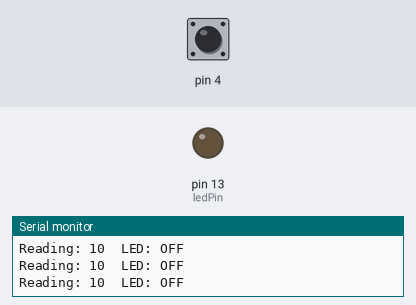
Bench run of a sketch on a simulated Arduino Uno, built with avr-gcc and run on an emulated ATmega328P. Parts: output pins drawn as LEDs (lit = HIGH), the last lines printed to the serial monitor. Dashed ring = blinking. The inputs (shaded band) are chosen by the test bench; at power-on: pin 4 HIGH.

Above: at 1.2 s.
1.3 s: pin 4 pulled LOW for 0.15 s
At 1.39 s:
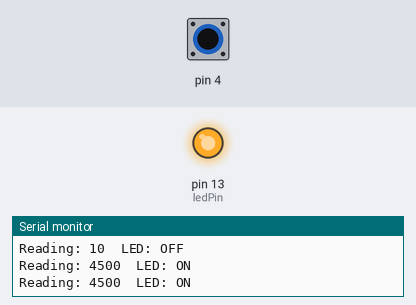
2.9 s: pin 4 pulled LOW for 1 s
At 4.8 s:
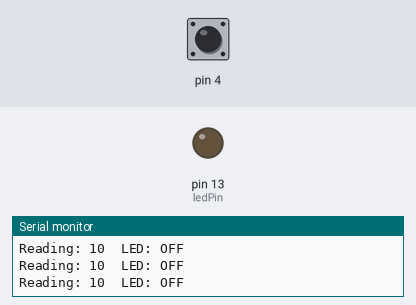
6.9 s: pin 4 pulsed LOW 2 times (0.12 s each, 0.3 s apart)
At 6.98 s:
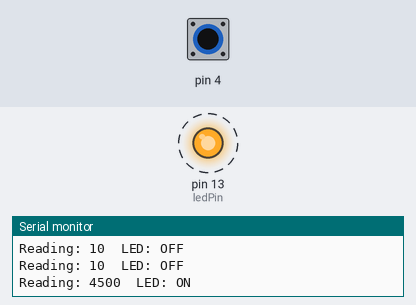
10.5 s: pin 4 driven LOW
At 11.5 s:
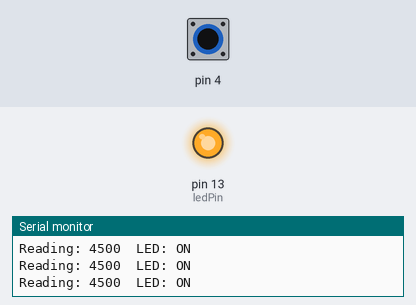
13.5 s: pin 4 driven HIGH
At 14.8 s:
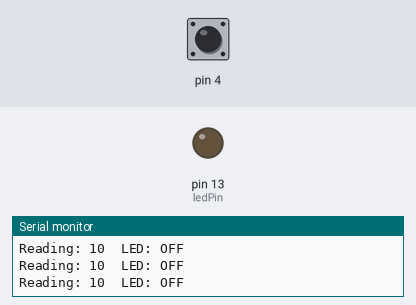
Timing chart, 0 to 16.5 s (numbered marks = the images above; inputs shaded):
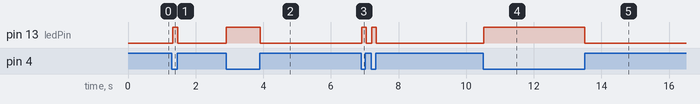

Measured:
- after the input at 1.3 s, pin 13 (ledPin): LOW → HIGH at once, → LOW 0.15 s later
- after the input at 2.9 s, pin 13 (ledPin): LOW → HIGH at once, → LOW 1.0 s later
- after the input at 6.9 s, pin 13 (ledPin): alternates HIGH for 0.12 s and LOW for 0.17 s, 4 changes in all, then stays LOW, starting at once
- after the input at 10.5 s, pin 13 (ledPin): LOW → HIGH at once
- after the input at 13.5 s, pin 13 (ledPin): HIGH → LOW at once

The sketch:

CapaciSense.ino
```cpp
/* CapaciSense - Arduino Uno R3 capacitive touch LED.
   D2 -- 10 megohm resistor -- D4 -- foil
   Optional external LED: D13 -- 220 ohm -- anode; cathode -- GND.
   The Uno's built-in LED also works without an external LED.
*/
#include <CapacitiveSensor.h>

CapacitiveSensor touchSensor(2, 4); // Send pin, receive pin.
const int ledPin = LED_BUILTIN;
const long touchThreshold = 500;   // Tune using Serial Monitor.
const long releaseThreshold = 350; // Keep lower than touchThreshold.
bool touched = false;

void setup() {
  pinMode(ledPin, OUTPUT);
  digitalWrite(ledPin, LOW);
  Serial.begin(9600);
  // Prevent a long touch from being treated as the new baseline.
  touchSensor.set_CS_AutocaL_Millis(0xFFFFFFFF);
  touchSensor.set_CS_Timeout_Millis(200);
  Serial.println("CapaciSense ready. Keep hands away initially.");
}

void loop() {
  long reading = touchSensor.capacitiveSensor(30);

  if (reading < 0) {
    touched = false;
    digitalWrite(ledPin, LOW);
    Serial.println("Sensor error: check resistor and D2/D4 wiring.");
    delay(100);
    return;
  }

  // Two thresholds prevent rapid flickering near the switching point.
  if (!touched && reading > touchThreshold) {
    touched = true;
  } else if (touched && reading < releaseThreshold) {
    touched = false;
  }

  digitalWrite(ledPin, touched ? HIGH : LOW);
  Serial.print("Reading: ");
  Serial.print(reading);
  Serial.print("  LED: ");
  Serial.println(touched ? "ON" : "OFF");
  delay(20);
}
```
